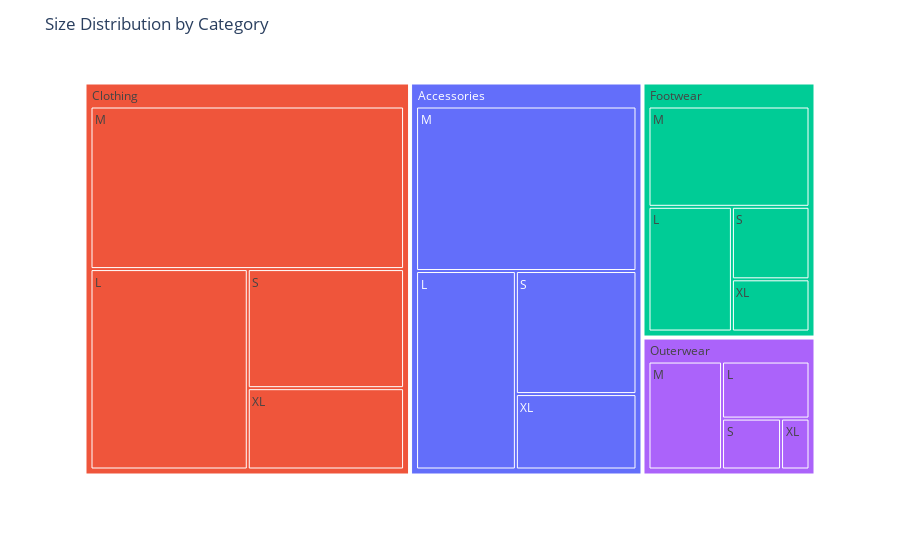

Source (notebook cell):
### Code cell
fig.update_traces(
    textinfo="label",                 
    hovertemplate=(
        "Category: %{parent}<br>" +
        "Size: %{label}<br>" +
        "Count: %{value}<br>" +
        "Percent of Category: %{customdata[0]:.1%}<extra></extra>"
    )
)


fig.update_layout(
    title="Size Distribution by Category"
)

fig.show()

### Figure 1 — Plotly figure (JSON) as saved in the notebook; plotly's stock layout.template omitted (floating-point values rounded to 4 significant figures)
{"data": [{"branchvalues": "total", "customdata": [[0.2476, "Accessories"], [0.2769, "Clothing"], [0.2871, "Footwear"], [0.287, "Outerwear"], [0.4532, "Accessories"], [0.4479, "Clothing"], [0.4457, "Footwear"], [0.4568, "Outerwear"], [0.1855, "Accessories"], [0.1635, "Clothing"], [0.1553, "Footwear"], [0.1728, "Outerwear"], [0.1137, "Accessories"], [0.1117, "Clothing"], [0.1119, "Footwear"], [0.08333, "Outerwear"], ["(?)", "Accessories"], ["(?)", "Clothing"], ["(?)", "Footwear"], ["(?)", "Outerwear"]], "domain": {"x": [0, 1], "y": [0, 1]}, "hovertemplate": "Category: %{parent}<br>Size: %{label}<br>Count: %{value}<br>Percent of Category: %{customdata[0]:.1%}<extra></extra>", "ids": ["Accessories/L", "Clothing/L", "Footwear/L", "Outerwear/L", "Accessories/M", "Clothing/M", "Footwear/M", "Outerwear/M", "Accessories/S", "Clothing/S", "Footwear/S", "Outerwear/S", "Accessories/XL", "Clothing/XL", "Footwear/XL", "Outerwear/XL", "Accessories", "Clothing", "Footwear", "Outerwear"], "labels": ["L", "L", "L", "L", "M", "M", "M", "M", "S", "S", "S", "S", "XL", "XL", "XL", "XL", "Accessories", "Clothing", "Footwear", "Outerwear"], "marker": {"colors": ["#636efa", "#EF553B", "#00cc96", "#ab63fa", "#636efa", "#EF553B", "#00cc96", "#ab63fa", "#636efa", "#EF553B", "#00cc96", "#ab63fa", "#636efa", "#EF553B", "#00cc96", "#ab63fa", "#636efa", "#EF553B", "#00cc96", "#ab63fa"]}, "name": "", "parents": ["Accessories", "Clothing", "Footwear", "Outerwear", "Accessories", "Clothing", "Footwear", "Outerwear", "Accessories", "Clothing", "Footwear", "Outerwear", "Accessories", "Clothing", "Footwear", "Outerwear", "", "", "", ""], "textinfo": "label", "type": "treemap", "values": [307, 481, 172, 93, 562, 778, 267, 148, 230, 284, 93, 56, 141, 194, 67, 27, 1240, 1737, 599, 324]}], "layout": {"legend": {"tracegroupgap": 0}, "margin": {"t": 60}, "title": {"text": "Size Distribution by Category"}}}
